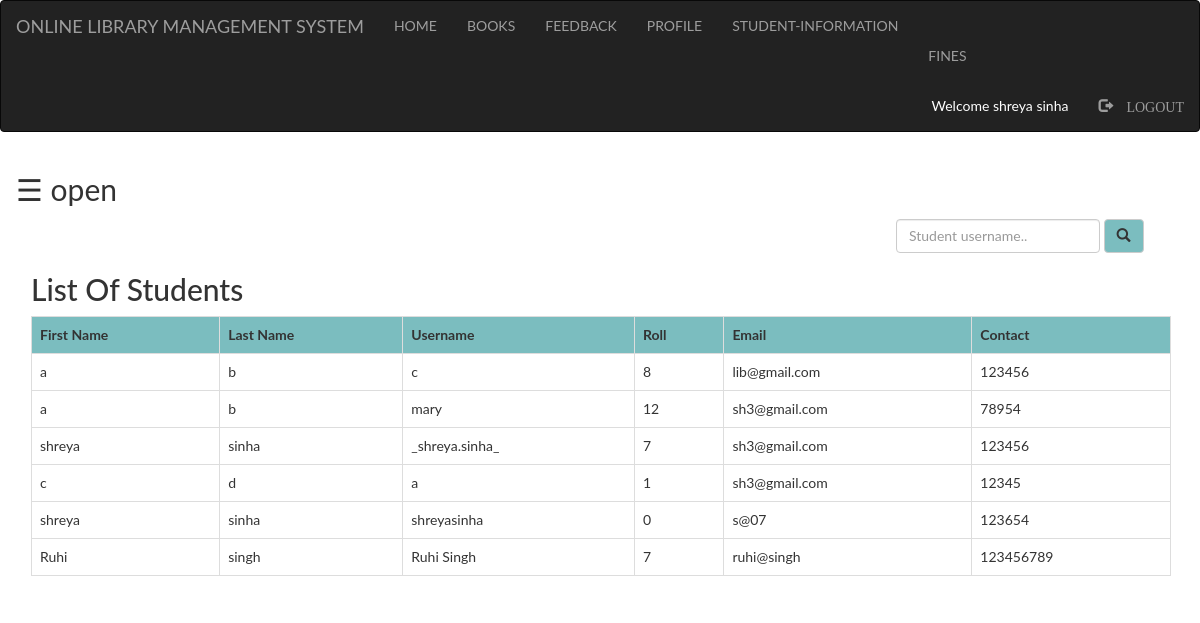
/admin/student.php (signed in), run on the app's committed database.
### tables this page shows
CREATE TABLE `student` (
  `first` varchar(100) NOT NULL,
  `last` varchar(100) NOT NULL,
  `username` varchar(100) NOT NULL,
  `password` varchar(100) NOT NULL,
  `roll` int(100) NOT NULL,
  `email` varchar(100) NOT NULL,
  `contact` int(100) NOT NULL
);

### admin/student.php (the view, shortened to what this page needs)
<?php
  include "navbar.php";
?>
<!DOCTYPE html>
<html>
<head>
</head>
<body>
<div id="main">
  <span style="font-size:30px;cursor:pointer" onclick="openNav()">&#9776; open</span>
<div class="container">
	<div class="srch">
		<form class="navbar-form" method="post" name="form1">
				<input class="form-control" type="text" name="search" placeholder="Student username.." required="">
				<button style="background-color: #6db6b9e6;" type="submit" name="submit" class="btn btn-default">
					<span class="glyphicon glyphicon-search"></span>
				</button>
		</form>
	</div>
	<h2>List Of Students</h2>
	<?php
		if(isset($_POST['submit']))
		{
			$q=mysqli_query($db,"SELECT first,last,username,roll,email,contact FROM `student` where username like '%$_POST[search]%' ");
			if(mysqli_num_rows($q)==0)
			{
				echo "Sorry! No student found with that username. Try searching again.";
			}
			else
			{
		echo "<table class='table table-bordered table-hover' >";
			echo "<tr style='background-color: #6db6b9e6;'>";
				echo "<th>"; echo "First Name";	echo "</th>";
				echo "<th>"; echo "Last Name";  echo "</th>";
				echo "<th>"; echo "Username";  echo "</th>";
				echo "<th>"; echo "Roll";  echo "</th>";
				echo "<th>"; echo "Email";  echo "</th>";
				echo "<th>"; echo "Contact";  echo "</th>";
			echo "</tr>";
			while($row=mysqli_fetch_assoc($q))
			{
				echo "<tr>";
				echo "<td>"; echo $row['first']; echo "</td>";
				echo "<td>"; echo $row['last']; echo "</td>";
				echo "<td>"; echo $row['username']; echo "</td>";
				echo "<td>"; echo $row['roll']; echo "</td>";
				echo "<td>"; echo $row['email']; echo "</td>";
				echo "<td>"; echo $row['contact']; echo "</td>";
				echo "</tr>";
			}
		echo "</table>";
			}
		}
		else
		{
			$res=mysqli_query($db,"SELECT first,last,username,roll,email,contact FROM `student`;");
		echo "<table class='table table-bordered table-hover' >";
			echo "<tr style='background-color: #6db6b9e6;'>";
				echo "<th>"; echo "First Name";	echo "</th>";
				echo "<th>"; echo "Last Name";  echo "</th>";
				echo "<th>"; echo "Username";  echo "</th>";
				echo "<th>"; echo "Roll";  echo "</th>";
				echo "<th>"; echo "Email";  echo "</th>";
				echo "<th>"; echo "Contact";  echo "</th>";
			echo "</tr>";
			while($row=mysqli_fetch_assoc($res))
			{
				echo "<tr>";
				echo "<td>"; echo $row['first']; echo "</td>";
				echo "<td>"; echo $row['last']; echo "</td>";
				echo "<td>"; echo $row['username']; echo "</td>";
				echo "<td>"; echo $row['roll']; echo "</td>";
				echo "<td>"; echo $row['email']; echo "</td>";
				echo "<td>"; echo $row['contact']; echo "</td>";
				echo "</tr>";
			}
		echo "</table>";
		}
	?>
</div>
</body>
</html>

### admin/navbar.php (shortened to what this page needs)
<!DOCTYPE html>
<html>
<head>
	  <link rel="stylesheet" type="text/css" href="style.css">
    <link rel="stylesheet" href="https://maxcdn.bootstrapcdn.com/bootstrap/3.3.7/css/bootstrap.min.css">
</head>
<body>
	    <nav class="navbar navbar-inverse">
      <div class="container-fluid">
          <div class="navbar-header">
            <a class="navbar-brand active">ONLINE LIBRARY MANAGEMENT SYSTEM</a>
          </div>
          <ul class="nav navbar-nav">
            <li><a href="index.php">HOME</a></li>
            <li><a href="book.php">BOOKS</a></li>
            <li><a href="feedback.php">FEEDBACK</a></li>
          </ul>
          <?php
            if(isset($_SESSION['login_user']))
            {?>
                <ul class="nav navbar-nav">
                <li><a href="profile.php">PROFILE</a></li>
                  <li><a href="student.php">STUDENT-INFORMATION<a></li>
                  <li><a href="fine.php">FINES</a></li>
                </ul>
                <ul class="nav navbar-nav navbar-right">
                  <li><a href="profile.php">
                    <div style="color: white">
                      <?php
                        echo "Welcome ".$_SESSION['login_user'];
                      ?>
                    </div>
                  </a></li>
                  <li><a href="logout.php">
                  <span class="glyphicon glyphicon-log-out"> LOGOUT</span></a></li>
                </ul>
                <?php
            }
          ?>
      </div>
    </nav>
</body>
</html>

### admin/style.css (style rules this page uses)
html, body, div, span, object, iframe, h1, h2, h3, h4, h5, h6, p, blockquote, pre, abbr, address, cite, code, del, dfn, em, img, ins, kbd, q, samp, small, strong, sub, sup, var, b, i, dl, dt, dd, ol, ul, li, fieldset, form, label, legend, table, caption, tbody, tfoot, thead, tr, th, td, article, aside, canvas, details, figcaption, figure, footer, header, hgroup, menu, nav, section, summary, time, mark, audio, video { margin:0; padding:0; border:0; outline:0; font-size:100%; vertical-align:baseline; background:transparent; }
body { line-height:1; }
article,aside,details,figcaption,figure, footer,header,hgroup,menu,nav,section { display:block; }
nav ul { list-style:none; }
a { margin:0; padding:0; font-size:100%; vertical-align:baseline; background:transparent; }
table { border-collapse:collapse; border-spacing:0; }
input, select { vertical-align:middle; }
li a { color: white; text-decoration: none; }
input { height: 25px; width: 300px; }

### admin/student.php (style rules this page uses)
.srch { padding-left: 850px; }
body { font-family: "Lato", sans-serif; transition: background-color .5s; }
#main { transition: margin-left .5s; padding: 16px; }

### data on the page
student: first "a", last "b", username "c", roll "8", email "lib@gmail.com", contact "123456"
student: first "a", last "b", username "mary", roll "12", email "sh3@gmail.com", contact "78954"
student: first "shreya", last "sinha", username "_shreya.sinha_", roll "7", email "sh3@gmail.com", contact "123456"
student: first "c", last "d", username "a", roll "1", email "sh3@gmail.com", contact "12345"
student: first "shreya", last "sinha", username "shreyasinha", roll "0", email "s@07", contact "123654"
student: first "Ruhi", last "singh", username "Ruhi Singh", roll "7", email "ruhi@singh", contact "123456789"

### other printed values
$_SESSION['login_user'] "shreya sinha"
